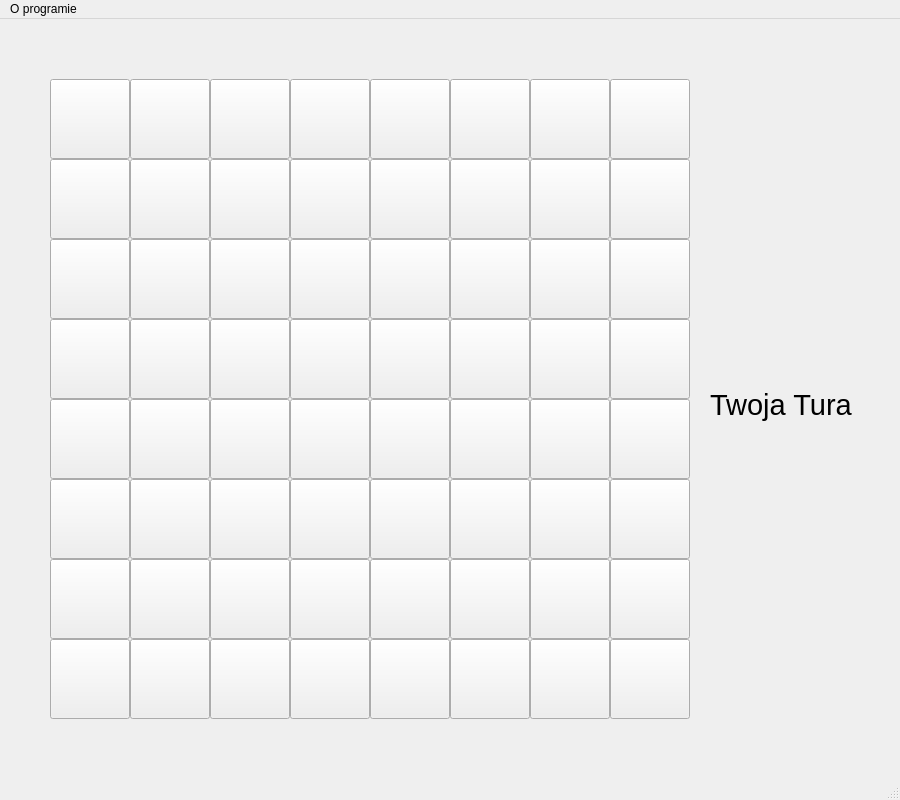
<?xml version="1.0" encoding="UTF-8"?>
<ui version="4.0">
 <class>MainWindow</class>
 <widget class="QMainWindow" name="MainWindow">
  <property name="enabled">
   <bool>true</bool>
  </property>
  <property name="geometry">
   <rect>
    <x>0</x>
    <y>0</y>
    <width>900</width>
    <height>800</height>
   </rect>
  </property>
  <property name="sizePolicy">
   <sizepolicy hsizetype="Expanding" vsizetype="Expanding">
    <horstretch>0</horstretch>
    <verstretch>0</verstretch>
   </sizepolicy>
  </property>
  <property name="minimumSize">
   <size>
    <width>900</width>
    <height>800</height>
   </size>
  </property>
  <property name="maximumSize">
   <size>
    <width>900</width>
    <height>800</height>
   </size>
  </property>
  <property name="baseSize">
   <size>
    <width>900</width>
    <height>800</height>
   </size>
  </property>
  <property name="windowTitle">
   <string>Szachy by Wiktor Lewicki</string>
  </property>
  <property name="windowIcon">
   <iconset resource="image.qrc">
    <normaloff>:/img/pole_b/1/Chess.png</normaloff>:/img/pole_b/1/Chess.png</iconset>
  </property>
  <property name="windowOpacity">
   <double>2.000000000000000</double>
  </property>
  <property name="autoFillBackground">
   <bool>false</bool>
  </property>
  <widget class="QWidget" name="centralwidget">
   <widget class="QPushButton" name="pole11">
    <property name="geometry">
     <rect>
      <x>50</x>
      <y>60</y>
      <width>80</width>
      <height>80</height>
     </rect>
    </property>
    <property name="cursor">
     <cursorShape>OpenHandCursor</cursorShape>
    </property>
    <property name="styleSheet">
     <string notr="true">#pole11{
border-image: url(:/img/pole_b/2/wieza.png)
}</string>
    </property>
    <property name="text">
     <string/>
    </property>
   </widget>
   <widget class="QPushButton" name="pole12">
    <property name="geometry">
     <rect>
      <x>130</x>
      <y>60</y>
      <width>80</width>
      <height>80</height>
     </rect>
    </property>
    <property name="cursor">
     <cursorShape>OpenHandCursor</cursorShape>
    </property>
    <property name="styleSheet">
     <string notr="true">#pole12{
border-image: url(:/img/pole_c/2/skoczek.png)
}</string>
    </property>
    <property name="text">
     <string/>
    </property>
   </widget>
   <widget class="QPushButton" name="pole14">
    <property name="geometry">
     <rect>
      <x>290</x>
      <y>60</y>
      <width>80</width>
      <height>80</height>
     </rect>
    </property>
    <property name="cursor">
     <cursorShape>OpenHandCursor</cursorShape>
    </property>
    <property name="styleSheet">
     <string notr="true">#pole14{
border-image: url(:/img/pole_c/2/hetman.png)
}</string>
    </property>
    <property name="text">
     <string/>
    </property>
   </widget>
   <widget class="QPushButton" name="pole13">
    <property name="geometry">
     <rect>
      <x>210</x>
      <y>60</y>
      <width>80</width>
      <height>80</height>
     </rect>
    </property>
    <property name="cursor">
     <cursorShape>OpenHandCursor</cursorShape>
    </property>
    <property name="styleSheet">
     <string notr="true">#pole13{
border-image: url(:/img/pole_b/2/goniec.png)
}</string>
    </property>
    <property name="text">
     <string/>
    </property>
   </widget>
   <widget class="QPushButton" name="pole18">
    <property name="geometry">
     <rect>
      <x>610</x>
      <y>60</y>
      <width>80</width>
      <height>80</height>
     </rect>
    </property>
    <property name="cursor">
     <cursorShape>OpenHandCursor</cursorShape>
    </property>
    <property name="styleSheet">
     <string notr="true">#pole18{
border-image: url(:/img/pole_c/2/wieza.png)
}</string>
    </property>
    <property name="text">
     <string/>
    </property>
   </widget>
   <widget class="QPushButton" name="pole17">
    <property name="geometry">
     <rect>
      <x>530</x>
      <y>60</y>
      <width>80</width>
      <height>80</height>
     </rect>
    </property>
    <property name="cursor">
     <cursorShape>OpenHandCursor</cursorShape>
    </property>
    <property name="styleSheet">
     <string notr="true">#pole17{
border-image: url(:/img/pole_b/2/skoczek.png)
}</string>
    </property>
    <property name="text">
     <string/>
    </property>
   </widget>
   <widget class="QPushButton" name="pole16">
    <property name="geometry">
     <rect>
      <x>450</x>
      <y>60</y>
      <width>80</width>
      <height>80</height>
     </rect>
    </property>
    <property name="cursor">
     <cursorShape>OpenHandCursor</cursorShape>
    </property>
    <property name="styleSheet">
     <string notr="true">#pole16{
border-image: url(:/img/pole_c/2/goniec.png)
}</string>
    </property>
    <property name="text">
     <string/>
    </property>
   </widget>
   <widget class="QPushButton" name="pole15">
    <property name="geometry">
     <rect>
      <x>370</x>
      <y>60</y>
      <width>80</width>
      <height>80</height>
     </rect>
    </property>
    <property name="cursor">
     <cursorShape>OpenHandCursor</cursorShape>
    </property>
    <property name="styleSheet">
     <string notr="true">#pole15{
border-image: url(:/img/pole_b/2/krol.png)
}</string>
    </property>
    <property name="text">
     <string/>
    </property>
   </widget>
   <widget class="QPushButton" name="pole23">
    <property name="geometry">
     <rect>
      <x>210</x>
      <y>140</y>
      <width>80</width>
      <height>80</height>
     </rect>
    </property>
    <property name="cursor">
     <cursorShape>OpenHandCursor</cursorShape>
    </property>
    <property name="styleSheet">
     <string notr="true">#pole23{
border-image: url(:/img/pole_c/2/pion.png)
}</string>
    </property>
    <property name="text">
     <string/>
    </property>
   </widget>
   <widget class="QPushButton" name="pole24">
    <property name="geometry">
     <rect>
      <x>290</x>
      <y>140</y>
      <width>80</width>
      <height>80</height>
     </rect>
    </property>
    <property name="cursor">
     <cursorShape>OpenHandCursor</cursorShape>
    </property>
    <property name="styleSheet">
     <string notr="true">#pole24{
border-image: url(:/img/pole_b/2/pion.png)
}</string>
    </property>
    <property name="text">
     <string/>
    </property>
   </widget>
   <widget class="QPushButton" name="pole28">
    <property name="geometry">
     <rect>
      <x>610</x>
      <y>140</y>
      <width>80</width>
      <height>80</height>
     </rect>
    </property>
    <property name="cursor">
     <cursorShape>OpenHandCursor</cursorShape>
    </property>
    <property name="styleSheet">
     <string notr="true">#pole28{
border-image: url(:/img/pole_b/2/pion.png)
}</string>
    </property>
    <property name="text">
     <string/>
    </property>
   </widget>
   <widget class="QPushButton" name="pole21">
    <property name="geometry">
     <rect>
      <x>50</x>
      <y>140</y>
      <width>80</width>
      <height>80</height>
     </rect>
    </property>
    <property name="cursor">
     <cursorShape>OpenHandCursor</cursorShape>
    </property>
    <property name="styleSheet">
     <string notr="true">#pole21{
border-image: url(:/img/pole_c/2/pion.png)
}</string>
    </property>
    <property name="text">
     <string/>
    </property>
   </widget>
   <widget class="QPushButton" name="pole26">
    <property name="geometry">
     <rect>
      <x>450</x>
      <y>140</y>
      <width>80</width>
      <height>80</height>
     </rect>
    </property>
    <property name="cursor">
     <cursorShape>OpenHandCursor</cursorShape>
    </property>
    <property name="styleSheet">
     <string notr="true">#pole26{
border-image: url(:/img/pole_b/2/pion.png)
}</string>
    </property>
    <property name="text">
     <string/>
    </property>
   </widget>
   <widget class="QPushButton" name="pole22">
    <property name="geometry">
     <rect>
      <x>130</x>
      <y>140</y>
      <width>80</width>
      <height>80</height>
     </rect>
    </property>
    <property name="cursor">
     <cursorShape>OpenHandCursor</cursorShape>
    </property>
    <property name="styleSheet">
     <string notr="true">#pole22{
border-image: url(:/img/pole_b/2/pion.png)
}</string>
    </property>
    <property name="text">
     <string/>
    </property>
   </widget>
   <widget class="QPushButton" name="pole25">
    <property name="geometry">
     <rect>
      <x>370</x>
      <y>140</y>
      <width>80</width>
      <height>80</height>
     </rect>
    </property>
    <property name="cursor">
     <cursorShape>OpenHandCursor</cursorShape>
    </property>
    <property name="styleSheet">
     <string notr="true">#pole25{
border-image: url(:/img/pole_c/2/pion.png)
}</string>
    </property>
    <property name="text">
     <string/>
    </property>
   </widget>
   <widget class="QPushButton" name="pole27">
    <property name="geometry">
     <rect>
      <x>530</x>
      <y>140</y>
      <width>80</width>
      <height>80</height>
     </rect>
    </property>
    <property name="cursor">
     <cursorShape>OpenHandCursor</cursorShape>
    </property>
    <property name="styleSheet">
     <string notr="true">#pole27{
border-image: url(:/img/pole_c/2/pion.png)
}</string>
    </property>
    <property name="text">
     <string/>
    </property>
   </widget>
   <widget class="QPushButton" name="pole35">
    <property name="geometry">
     <rect>
      <x>370</x>
      <y>220</y>
      <width>80</width>
      <height>80</height>
     </rect>
    </property>
    <property name="cursor">
     <cursorShape>OpenHandCursor</cursorShape>
    </property>
    <property name="styleSheet">
     <string notr="true">#pole35{
border-image: url(:/img/b.png)
}</string>
    </property>
    <property name="text">
     <string/>
    </property>
   </widget>
   <widget class="QPushButton" name="pole38">
    <property name="geometry">
     <rect>
      <x>610</x>
      <y>220</y>
      <width>80</width>
      <height>80</height>
     </rect>
    </property>
    <property name="cursor">
     <cursorShape>OpenHandCursor</cursorShape>
    </property>
    <property name="styleSheet">
     <string notr="true">#pole38{
border-image: url(:/img/c.png)
}</string>
    </property>
    <property name="text">
     <string/>
    </property>
   </widget>
   <widget class="QPushButton" name="pole34">
    <property name="geometry">
     <rect>
      <x>290</x>
      <y>220</y>
      <width>80</width>
      <height>80</height>
     </rect>
    </property>
    <property name="cursor">
     <cursorShape>OpenHandCursor</cursorShape>
    </property>
    <property name="styleSheet">
     <string notr="true">#pole34{
border-image: url(:/img/c.png)
}</string>
    </property>
    <property name="text">
     <string/>
    </property>
   </widget>
   <widget class="QPushButton" name="pole32">
    <property name="geometry">
     <rect>
      <x>130</x>
      <y>220</y>
      <width>80</width>
      <height>80</height>
     </rect>
    </property>
    <property name="cursor">
     <cursorShape>OpenHandCursor</cursorShape>
    </property>
    <property name="styleSheet">
     <string notr="true">#pole32{
border-image: url(:/img/c.png)
}</string>
    </property>
    <property name="text">
     <string/>
    </property>
   </widget>
   <widget class="QPushButton" name="pole36">
    <property name="geometry">
     <rect>
      <x>450</x>
      <y>220</y>
      <width>80</width>
      <height>80</height>
     </rect>
    </property>
    <property name="cursor">
     <cursorShape>OpenHandCursor</cursorShape>
    </property>
    <property name="styleSheet">
     <string notr="true">#pole36{
border-image: url(:/img/c.png)
}</string>
    </property>
    <property name="text">
     <string/>
    </property>
   </widget>
   <widget class="QPushButton" name="pole31">
    <property name="geometry">
     <rect>
      <x>50</x>
      <y>220</y>
      <width>80</width>
      <height>80</height>
     </rect>
    </property>
    <property name="cursor">
     <cursorShape>OpenHandCursor</cursorShape>
    </property>
    <property name="styleSheet">
     <string notr="true">#pole31{
border-image: url(:/img/b.png)
}</string>
    </property>
    <property name="text">
     <string/>
    </property>
   </widget>
   <widget class="QPushButton" name="pole37">
    <property name="geometry">
     <rect>
      <x>530</x>
      <y>220</y>
      <width>80</width>
      <height>80</height>
     </rect>
    </property>
    <property name="cursor">
     <cursorShape>OpenHandCursor</cursorShape>
    </property>
    <property name="styleSheet">
     <string notr="true">#pole37{
border-image: url(:/img/b.png)
}</string>
    </property>
    <property name="text">
     <string/>
    </property>
   </widget>
   <widget class="QPushButton" name="pole33">
    <property name="geometry">
     <rect>
      <x>210</x>
      <y>220</y>
      <width>80</width>
      <height>80</height>
     </rect>
    </property>
    <property name="cursor">
     <cursorShape>OpenHandCursor</cursorShape>
    </property>
    <property name="styleSheet">
     <string notr="true">#pole33{
border-image: url(:/img/b.png)
}</string>
    </property>
    <property name="text">
     <string/>
    </property>
   </widget>
   <widget class="QPushButton" name="pole43">
    <property name="geometry">
     <rect>
      <x>210</x>
      <y>300</y>
      <width>80</width>
      <height>80</height>
     </rect>
    </property>
    <property name="cursor">
     <cursorShape>OpenHandCursor</cursorShape>
    </property>
    <property name="styleSheet">
     <string notr="true">#pole43{
border-image: url(:/img/c.png)
}</string>
    </property>
    <property name="text">
     <string/>
    </property>
   </widget>
   <widget class="QPushButton" name="pole42">
    <property name="geometry">
     <rect>
      <x>130</x>
      <y>300</y>
      <width>80</width>
      <height>80</height>
     </rect>
    </property>
    <property name="cursor">
     <cursorShape>OpenHandCursor</cursorShape>
    </property>
    <property name="styleSheet">
     <string notr="true">#pole42{
border-image: url(:/img/b.png)
}</string>
    </property>
    <property name="text">
     <string/>
    </property>
   </widget>
   <widget class="QPushButton" name="pole45">
    <property name="geometry">
     <rect>
      <x>370</x>
      <y>300</y>
      <width>80</width>
      <height>80</height>
     </rect>
    </property>
    <property name="cursor">
     <cursorShape>OpenHandCursor</cursorShape>
    </property>
    <property name="styleSheet">
     <string notr="true">#pole45{
border-image: url(:/img/c.png)
}</string>
    </property>
    <property name="text">
     <string/>
    </property>
   </widget>
   <widget class="QPushButton" name="pole41">
    <property name="geometry">
     <rect>
      <x>50</x>
      <y>300</y>
      <width>80</width>
      <height>80</height>
     </rect>
    </property>
    <property name="cursor">
     <cursorShape>OpenHandCursor</cursorShape>
    </property>
    <property name="styleSheet">
     <string notr="true">#pole41{
border-image: url(:/img/c.png)
}</string>
    </property>
    <property name="text">
     <string/>
    </property>
   </widget>
   <widget class="QPushButton" name="pole47">
    <property name="geometry">
     <rect>
      <x>530</x>
      <y>300</y>
      <width>80</width>
      <height>80</height>
     </rect>
    </property>
    <property name="cursor">
     <cursorShape>OpenHandCursor</cursorShape>
    </property>
    <property name="styleSheet">
     <string notr="true">#pole47{
border-image: url(:/img/c.png)
}</string>
    </property>
    <property name="text">
     <string/>
    </property>
   </widget>
   <widget class="QPushButton" name="pole46">
    <property name="geometry">
     <rect>
      <x>450</x>
      <y>300</y>
      <width>80</width>
      <height>80</height>
     </rect>
    </property>
    <property name="cursor">
     <cursorShape>OpenHandCursor</cursorShape>
    </property>
    <property name="styleSheet">
     <string notr="true">#pole46{
border-image: url(:/img/b.png)
}</string>
    </property>
    <property name="text">
     <string/>
    </property>
   </widget>
   <widget class="QPushButton" name="pole44">
    <property name="geometry">
     <rect>
      <x>290</x>
      <y>300</y>
      <width>80</width>
      <height>80</height>
     </rect>
    </property>
    <property name="cursor">
     <cursorShape>OpenHandCursor</cursorShape>
    </property>
    <property name="styleSheet">
     <string notr="true">#pole44{
border-image: url(:/img/b.png)
}</string>
    </property>
    <property name="text">
     <string/>
    </property>
   </widget>
   <widget class="QPushButton" name="pole48">
    <property name="geometry">
     <rect>
      <x>610</x>
      <y>300</y>
      <width>80</width>
      <height>80</height>
     </rect>
    </property>
    <property name="cursor">
     <cursorShape>OpenHandCursor</cursorShape>
    </property>
    <property name="styleSheet">
     <string notr="true">#pole48{
border-image: url(:/img/b.png)
}</string>
    </property>
    <property name="text">
     <string/>
    </property>
   </widget>
   <widget class="QPushButton" name="pole53">
    <property name="geometry">
     <rect>
      <x>210</x>
      <y>380</y>
      <width>80</width>
      <height>80</height>
     </rect>
    </property>
    <property name="cursor">
     <cursorShape>OpenHandCursor</cursorShape>
    </property>
    <property name="styleSheet">
     <string notr="true">#pole53{
border-image: url(:/img/b.png)
}</string>
    </property>
    <property name="text">
     <string/>
    </property>
   </widget>
   <widget class="QPushButton" name="pole52">
    <property name="geometry">
     <rect>
      <x>130</x>
      <y>380</y>
      <width>80</width>
      <height>80</height>
     </rect>
    </property>
    <property name="cursor">
     <cursorShape>OpenHandCursor</cursorShape>
    </property>
    <property name="styleSheet">
     <string notr="true">#pole52{
border-image: url(:/img/c.png)
}</string>
    </property>
    <property name="text">
     <string/>
    </property>
   </widget>
   <widget class="QPushButton" name="pole55">
    <property name="geometry">
     <rect>
      <x>370</x>
      <y>380</y>
      <width>80</width>
      <height>80</height>
     </rect>
    </property>
    <property name="cursor">
     <cursorShape>OpenHandCursor</cursorShape>
    </property>
    <property name="styleSheet">
     <string notr="true">#pole55{
border-image: url(:/img/b.png)
}</string>
    </property>
    <property name="text">
     <string/>
    </property>
   </widget>
   <widget class="QPushButton" name="pole65">
    <property name="geometry">
     <rect>
      <x>370</x>
      <y>460</y>
      <width>80</width>
      <height>80</height>
     </rect>
    </property>
    <property name="cursor">
     <cursorShape>OpenHandCursor</cursorShape>
    </property>
    <property name="styleSheet">
     <string notr="true">#pole65{
border-image: url(:/img/c.png)
}</string>
    </property>
    <property name="text">
     <string/>
    </property>
   </widget>
   <widget class="QPushButton" name="pole51">
    <property name="geometry">
     <rect>
      <x>50</x>
      <y>380</y>
      <width>80</width>
      <height>80</height>
     </rect>
    </property>
    <property name="cursor">
     <cursorShape>OpenHandCursor</cursorShape>
    </property>
    <property name="styleSheet">
     <string notr="true">#pole51{
border-image: url(:/img/b.png)
}</string>
    </property>
    <property name="text">
     <string/>
    </property>
   </widget>
   <widget class="QPushButton" name="pole61">
    <property name="geometry">
     <rect>
      <x>50</x>
      <y>460</y>
      <width>80</width>
      <height>80</height>
     </rect>
    </property>
    <property name="cursor">
     <cursorShape>OpenHandCursor</cursorShape>
    </property>
    <property name="styleSheet">
     <string notr="true">#pole61{
border-image: url(:/img/c.png)
}</string>
    </property>
    <property name="text">
     <string/>
    </property>
   </widget>
   <widget class="QPushButton" name="pole62">
    <property name="geometry">
     <rect>
      <x>130</x>
      <y>460</y>
      <width>80</width>
      <height>80</height>
     </rect>
    </property>
    <property name="cursor">
     <cursorShape>OpenHandCursor</cursorShape>
    </property>
    <property name="styleSheet">
     <string notr="true">#pole62{
border-image: url(:/img/b.png)
}</string>
    </property>
    <property name="text">
     <string/>
    </property>
   </widget>
   <widget class="QPushButton" name="pole64">
    <property name="geometry">
     <rect>
      <x>290</x>
      <y>460</y>
      <width>80</width>
      <height>80</height>
     </rect>
    </property>
    <property name="cursor">
     <cursorShape>OpenHandCursor</cursorShape>
    </property>
    <property name="styleSheet">
     <string notr="true">#pole64{
border-image: url(:/img/b.png)
}</string>
    </property>
    <property name="text">
     <string/>
    </property>
   </widget>
   <widget class="QPushButton" name="pole66">
    <property name="geometry">
     <rect>
      <x>450</x>
      <y>460</y>
      <width>80</width>
      <height>80</height>
     </rect>
    </property>
    <property name="cursor">
     <cursorShape>OpenHandCursor</cursorShape>
    </property>
    <property name="styleSheet">
     <string notr="true">#pole66{
border-image: url(:/img/b.png)
}</string>
    </property>
    <property name="text">
     <string/>
    </property>
   </widget>
   <widget class="QPushButton" name="pole57">
    <property name="geometry">
     <rect>
      <x>530</x>
      <y>380</y>
      <width>80</width>
      <height>80</height>
     </rect>
    </property>
    <property name="cursor">
     <cursorShape>OpenHandCursor</cursorShape>
    </property>
    <property name="styleSheet">
     <string notr="true">#pole57{
border-image: url(:/img/b.png)
}</string>
    </property>
    <property name="text">
     <string/>
    </property>
   </widget>
   <widget class="QPushButton" name="pole68">
    <property name="geometry">
     <rect>
      <x>610</x>
      <y>460</y>
      <width>80</width>
      <height>80</height>
     </rect>
    </property>
    <property name="cursor">
     <cursorShape>OpenHandCursor</cursorShape>
    </property>
    <property name="styleSheet">
     <string notr="true">#pole68{
border-image: url(:/img/b.png)
}</string>
    </property>
    <property name="text">
     <string/>
    </property>
   </widget>
   <widget class="QPushButton" name="pole56">
    <property name="geometry">
     <rect>
      <x>450</x>
      <y>380</y>
      <width>80</width>
      <height>80</height>
     </rect>
    </property>
    <property name="cursor">
     <cursorShape>OpenHandCursor</cursorShape>
    </property>
    <property name="styleSheet">
     <string notr="true">#pole56{
border-image: url(:/img/c.png)
}</string>
    </property>
    <property name="text">
     <string/>
    </property>
   </widget>
   <widget class="QPushButton" name="pole67">
    <property name="geometry">
     <rect>
      <x>530</x>
      <y>460</y>
      <width>80</width>
      <height>80</height>
     </rect>
    </property>
    <property name="cursor">
     <cursorShape>OpenHandCursor</cursorShape>
    </property>
    <property name="styleSheet">
     <string notr="true">#pole67{
border-image: url(:/img/c.png)
}</string>
    </property>
    <property name="text">
     <string/>
    </property>
   </widget>
   <widget class="QPushButton" name="pole54">
    <property name="geometry">
     <rect>
      <x>290</x>
      <y>380</y>
      <width>80</width>
      <height>80</height>
     </rect>
    </property>
    <property name="cursor">
     <cursorShape>OpenHandCursor</cursorShape>
    </property>
    <property name="styleSheet">
     <string notr="true">#pole54{
border-image: url(:/img/c.png)
}</string>
    </property>
    <property name="text">
     <string/>
    </property>
   </widget>
   <widget class="QPushButton" name="pole63">
    <property name="geometry">
     <rect>
      <x>210</x>
      <y>460</y>
      <width>80</width>
      <height>80</height>
     </rect>
    </property>
    <property name="cursor">
     <cursorShape>OpenHandCursor</cursorShape>
    </property>
    <property name="styleSheet">
     <string notr="true">#pole63{
border-image: url(:/img/c.png)
}</string>
    </property>
    <property name="text">
     <string/>
    </property>
   </widget>
   <widget class="QPushButton" name="pole58">
    <property name="geometry">
     <rect>
      <x>610</x>
      <y>380</y>
      <width>80</width>
      <height>80</height>
     </rect>
    </property>
    <property name="cursor">
     <cursorShape>OpenHandCursor</cursorShape>
    </property>
    <property name="styleSheet">
     <string notr="true">#pole58{
border-image: url(:/img/c.png)
}</string>
    </property>
    <property name="text">
     <string/>
    </property>
   </widget>
   <widget class="QPushButton" name="pole88">
    <property name="geometry">
     <rect>
      <x>610</x>
      <y>620</y>
      <width>80</width>
      <height>80</height>
     </rect>
    </property>
    <property name="sizePolicy">
     <sizepolicy hsizetype="Minimum" vsizetype="Fixed">
      <horstretch>0</horstretch>
      <verstretch>0</verstretch>
     </sizepolicy>
    </property>
    <property name="cursor">
     <cursorShape>OpenHandCursor</cursorShape>
    </property>
    <property name="styleSheet">
     <string notr="true">#pole88{
border-image: url(:/img/pole_b/1/wieza.png)
}</string>
    </property>
    <property name="text">
     <string/>
    </property>
   </widget>
   <widget class="QPushButton" name="pole85">
    <property name="geometry">
     <rect>
      <x>370</x>
      <y>620</y>
      <width>80</width>
      <height>80</height>
     </rect>
    </property>
    <property name="cursor">
     <cursorShape>OpenHandCursor</cursorShape>
    </property>
    <property name="styleSheet">
     <string notr="true">#pole85{
border-image: url(:/img/pole_c/1/krol.png)
}</string>
    </property>
    <property name="text">
     <string/>
    </property>
   </widget>
   <widget class="QPushButton" name="pole84">
    <property name="geometry">
     <rect>
      <x>290</x>
      <y>620</y>
      <width>80</width>
      <height>80</height>
     </rect>
    </property>
    <property name="cursor">
     <cursorShape>OpenHandCursor</cursorShape>
    </property>
    <property name="styleSheet">
     <string notr="true">#pole84{
border-image: url(:/img/pole_b/1/hetman.png)
}</string>
    </property>
    <property name="text">
     <string/>
    </property>
   </widget>
   <widget class="QPushButton" name="pole77">
    <property name="geometry">
     <rect>
      <x>530</x>
      <y>540</y>
      <width>80</width>
      <height>80</height>
     </rect>
    </property>
    <property name="cursor">
     <cursorShape>OpenHandCursor</cursorShape>
    </property>
    <property name="styleSheet">
     <string notr="true">#pole77{
border-image: url(:/img/pole_b/1/pion.png)
}</string>
    </property>
    <property name="text">
     <string/>
    </property>
   </widget>
   <widget class="QPushButton" name="pole71">
    <property name="geometry">
     <rect>
      <x>50</x>
      <y>540</y>
      <width>80</width>
      <height>80</height>
     </rect>
    </property>
    <property name="cursor">
     <cursorShape>OpenHandCursor</cursorShape>
    </property>
    <property name="styleSheet">
     <string notr="true">#pole71{
border-image: url(:/img/pole_b/1/pion.png)
}</string>
    </property>
    <property name="text">
     <string/>
    </property>
   </widget>
   <widget class="QPushButton" name="pole86">
    <property name="geometry">
     <rect>
      <x>450</x>
      <y>620</y>
      <width>80</width>
      <height>80</height>
     </rect>
    </property>
    <property name="cursor">
     <cursorShape>OpenHandCursor</cursorShape>
    </property>
    <property name="styleSheet">
     <string notr="true">#pole86{
border-image: url(:/img/pole_b/1/goniec.png)
}</string>
    </property>
    <property name="text">
     <string/>
    </property>
   </widget>
   <widget class="QPushButton" name="pole82">
    <property name="geometry">
     <rect>
      <x>130</x>
      <y>620</y>
      <width>80</width>
      <height>80</height>
     </rect>
    </property>
    <property name="cursor">
     <cursorShape>OpenHandCursor</cursorShape>
    </property>
    <property name="styleSheet">
     <string notr="true">#pole82{
border-image: url(:/img/pole_b/1/skoczek.png)
}</string>
    </property>
    <property name="text">
     <string/>
    </property>
   </widget>
   <widget class="QPushButton" name="pole74">
    <property name="geometry">
     <rect>
      <x>290</x>
      <y>540</y>
      <width>80</width>
      <height>80</height>
     </rect>
    </property>
    <property name="cursor">
     <cursorShape>OpenHandCursor</cursorShape>
    </property>
    <property name="styleSheet">
     <string notr="true">#pole74{
border-image: url(:/img/pole_c/1/pion.png)
}</string>
    </property>
    <property name="text">
     <string/>
    </property>
   </widget>
   <widget class="QPushButton" name="pole83">
    <property name="geometry">
     <rect>
      <x>210</x>
      <y>620</y>
      <width>80</width>
      <height>80</height>
     </rect>
    </property>
    <property name="cursor">
     <cursorShape>OpenHandCursor</cursorShape>
    </property>
    <property name="styleSheet">
     <string notr="true">#pole83{
border-image: url(:/img/pole_c/1/goniec.png)
}</string>
    </property>
    <property name="text">
     <string/>
    </property>
   </widget>
   <widget class="QPushButton" name="pole78">
    <property name="geometry">
     <rect>
      <x>610</x>
      <y>540</y>
      <width>80</width>
      <height>80</height>
     </rect>
    </property>
    <property name="cursor">
     <cursorShape>OpenHandCursor</cursorShape>
    </property>
    <property name="styleSheet">
     <string notr="true">#pole78{
border-image: url(:/img/pole_c/1/pion.png)
}</string>
    </property>
    <property name="text">
     <string/>
    </property>
   </widget>
   <widget class="QPushButton" name="pole75">
    <property name="geometry">
     <rect>
      <x>370</x>
      <y>540</y>
      <width>80</width>
      <height>80</height>
     </rect>
    </property>
    <property name="cursor">
     <cursorShape>OpenHandCursor</cursorShape>
    </property>
    <property name="styleSheet">
     <string notr="true">#pole75{
border-image: url(:/img/pole_b/1/pion.png)
}</string>
    </property>
    <property name="text">
     <string/>
    </property>
   </widget>
   <widget class="QPushButton" name="pole73">
    <property name="geometry">
     <rect>
      <x>210</x>
      <y>540</y>
      <width>80</width>
      <height>80</height>
     </rect>
    </property>
    <property name="cursor">
     <cursorShape>OpenHandCursor</cursorShape>
    </property>
    <property name="styleSheet">
     <string notr="true">#pole73{
border-image: url(:/img/pole_b/1/pion.png)
}</string>
    </property>
    <property name="text">
     <string/>
    </property>
   </widget>
   <widget class="QPushButton" name="pole76">
    <property name="geometry">
     <rect>
      <x>450</x>
      <y>540</y>
      <width>80</width>
      <height>80</height>
     </rect>
    </property>
    <property name="cursor">
     <cursorShape>OpenHandCursor</cursorShape>
    </property>
    <property name="styleSheet">
     <string notr="true">#pole76{
border-image: url(:/img/pole_c/1/pion.png)
}</string>
    </property>
    <property name="text">
     <string/>
    </property>
   </widget>
   <widget class="QPushButton" name="pole81">
    <property name="geometry">
     <rect>
      <x>50</x>
      <y>620</y>
      <width>80</width>
      <height>80</height>
     </rect>
    </property>
    <property name="cursor">
     <cursorShape>OpenHandCursor</cursorShape>
    </property>
    <property name="styleSheet">
     <string notr="true">#pole81{
border-image: url(:/img/pole_c/1/wieza.png)
}</string>
    </property>
    <property name="text">
     <string/>
    </property>
   </widget>
   <widget class="QPushButton" name="pole87">
    <property name="geometry">
     <rect>
      <x>530</x>
      <y>620</y>
      <width>80</width>
      <height>80</height>
     </rect>
    </property>
    <property name="cursor">
     <cursorShape>OpenHandCursor</cursorShape>
    </property>
    <property name="styleSheet">
     <string notr="true">#pole87{
border-image: url(:/img/pole_c/1/skoczek.png)
}</string>
    </property>
    <property name="text">
     <string/>
    </property>
   </widget>
   <widget class="QPushButton" name="pole72">
    <property name="geometry">
     <rect>
      <x>130</x>
      <y>540</y>
      <width>80</width>
      <height>80</height>
     </rect>
    </property>
    <property name="cursor">
     <cursorShape>OpenHandCursor</cursorShape>
    </property>
    <property name="styleSheet">
     <string notr="true">#pole72{
border-image: url(:/img/pole_c/1/pion.png)
}</string>
    </property>
    <property name="text">
     <string/>
    </property>
   </widget>
   <widget class="QLabel" name="label">
    <property name="geometry">
     <rect>
      <x>710</x>
      <y>360</y>
      <width>181</width>
      <height>51</height>
     </rect>
    </property>
    <property name="font">
     <font>
      <pointsize>22</pointsize>
     </font>
    </property>
    <property name="text">
     <string>Twoja Tura</string>
    </property>
   </widget>
  </widget>
  <widget class="QMenuBar" name="menubar">
   <property name="geometry">
    <rect>
     <x>0</x>
     <y>0</y>
     <width>900</width>
     <height>25</height>
    </rect>
   </property>
   <widget class="QMenu" name="menuO_programie">
    <property name="title">
     <string>O programie</string>
    </property>
    <addaction name="actionAutor_2"/>
   </widget>
   <addaction name="menuO_programie"/>
  </widget>
  <widget class="QStatusBar" name="statusbar"/>
  <action name="actionAutor_2">
   <property name="text">
    <string>Autor</string>
   </property>
  </action>
 </widget>
 <resources>
  <include location="image.qrc"/>
 </resources>
 <connections/>
</ui>
